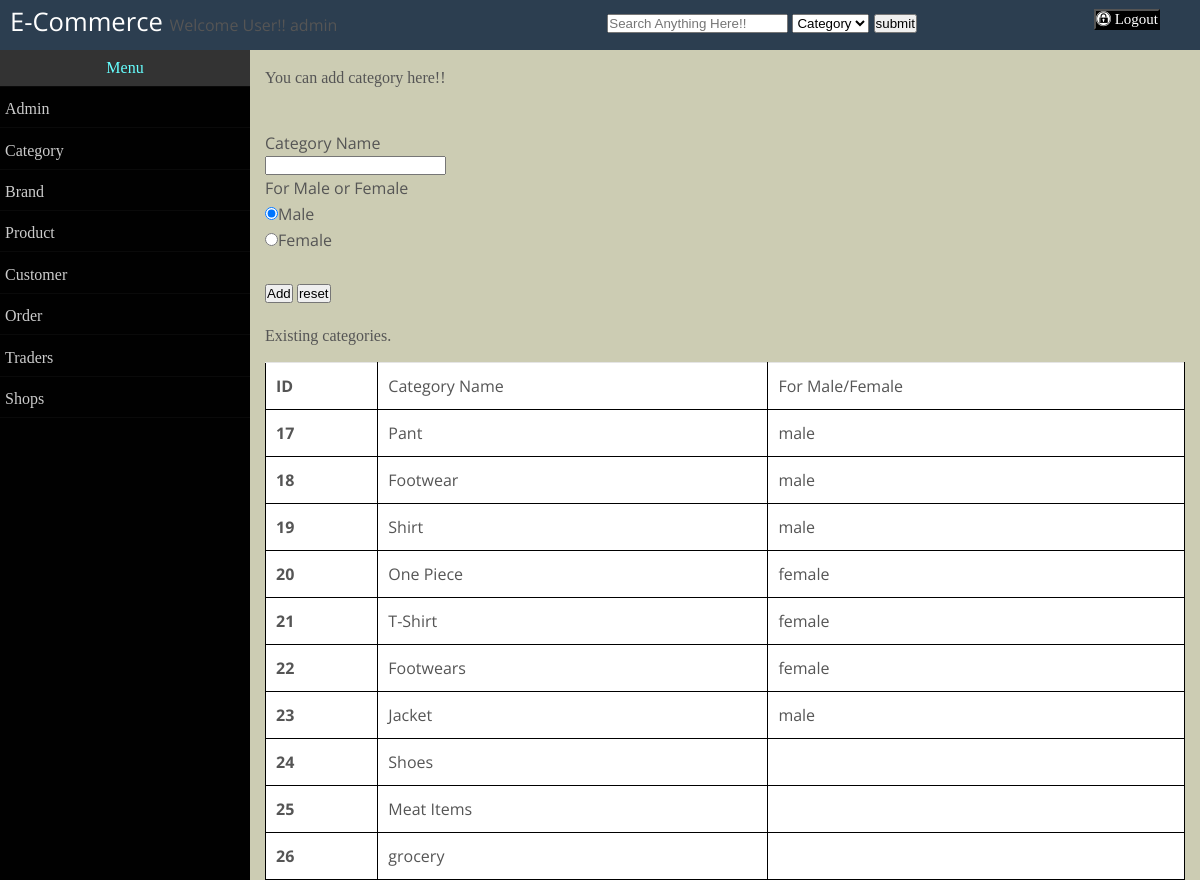
/Dashboard/addCategory.php (signed in), run on the app's committed database.
### tables this page shows
CREATE TABLE IF NOT EXISTS `category` (
`id` int(64) NOT NULL,
  `categoryName` varchar(128) NOT NULL,
  `gender` varchar(64) NOT NULL
);

### Dashboard/addCategory.php (the view, shortened to what this page needs)
<?php
include("header.php");
?>
		<form method="post">
			<p id="addHeading">
			You can add category here!!<br>
			<br>
			</p>
			Category Name			<br>
			<input name="categoryname" id="category"><br>
			For Male or Female<br>
			<input type="radio" name="sex" value="male" checked>Male
 			 <br>
 		    <input type="radio" name="sex" value="female">Female
 		    <br>
 		    <br>
			<input type="submit" name="submit" value="Add">
			<input type="reset" name="reset" value="reset">
		</form>
				<p id="addHeading">Existing categories.</p>
			<table id="displayTable">
				<tr>
					<td>ID</td>
					<td>Category Name</td>
					<td>For Male/Female</td>
				</tr>
			<?php
			 	$sql1 = "select * from category";
	 			$result1 = mysqli_query($connection,$sql1);
			 while($row = mysqli_fetch_assoc($result1)){
	 			echo"<tr>";
	 			echo"<td>";
	 			echo $row['id'];
				echo"</td>";
				echo"<td>";
	 			echo $row['categoryName'];
	 			echo"</td>";
	 			echo"<td>";
	 			echo $row['gender'];
	 			echo"</td>";
	 			echo"</tr>";
				 }
			?>
			</table>
<?php
include("footer.php");
?>

### css/custom1.css (style rules this page uses)
* { margin: 0; padding: 0; }
body { background-color: #ccccb3; }
#addHeading { font-family: "Algerian"; font-size: 20 px; }
#displayTable, th, td { border: 1px solid black; text-align: left; }
#displayTable { border-collapse: collapse; }

### data on the page
category: id "17", categoryName "Pant", gender "male"
category: id "18", categoryName "Footwear", gender "male"
category: id "19", categoryName "Shirt", gender "male"
category: id "20", categoryName "One Piece", gender "female"
category: id "21", categoryName "T-Shirt", gender "female"
category: id "22", categoryName "Footwears", gender "female"
category: id "23", categoryName "Jacket", gender "male"
category: id "24", categoryName "Shoes"
category: id "25", categoryName "Meat Items"
category: id "26", categoryName "grocery"

### other printed values
$_SESSION["adminuser"] "admin"
